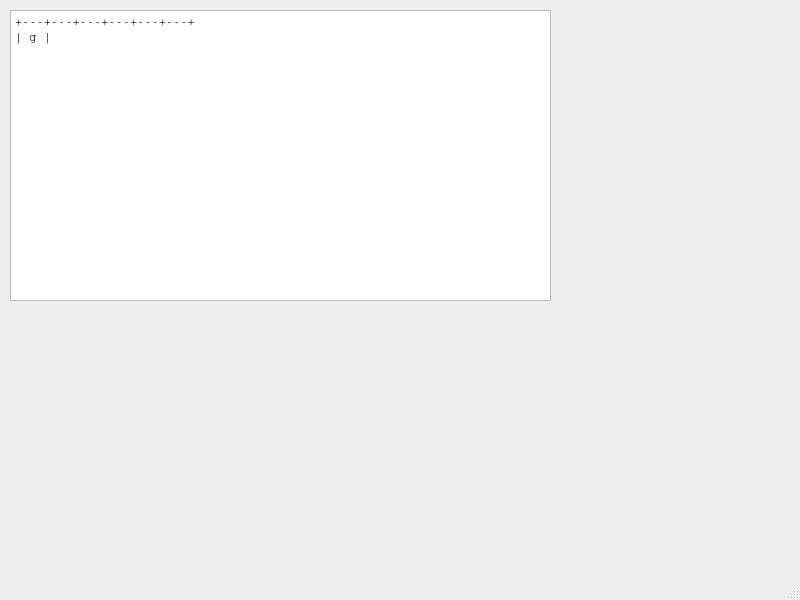
<?xml version="1.0" encoding="UTF-8"?>
<ui version="4.0">
 <class>TextWindows</class>
 <widget class="QMainWindow" name="TextWindows">
  <property name="geometry">
   <rect>
    <x>0</x>
    <y>0</y>
    <width>800</width>
    <height>600</height>
   </rect>
  </property>
  <property name="windowTitle">
   <string>MainWindow</string>
  </property>
  <widget class="QWidget" name="centralwidget">
   <property name="font">
    <font>
     <family>Courier</family>
    </font>
   </property>
   <widget class="QTextEdit" name="textEdit">
    <property name="geometry">
     <rect>
      <x>10</x>
      <y>10</y>
      <width>541</width>
      <height>291</height>
     </rect>
    </property>
    <property name="font">
     <font>
      <family>Courier New</family>
     </font>
    </property>
    <property name="html">
     <string>&lt;!DOCTYPE HTML PUBLIC &quot;-//W3C//DTD HTML 4.0//EN&quot; &quot;http://www.w3.org/TR/REC-html40/strict.dtd&quot;&gt;
&lt;html&gt;&lt;head&gt;&lt;meta name=&quot;qrichtext&quot; content=&quot;1&quot; /&gt;&lt;meta charset=&quot;utf-8&quot; /&gt;&lt;style type=&quot;text/css&quot;&gt;
p, li { white-space: pre-wrap; }
hr { height: 1px; border-width: 0; }
&lt;/style&gt;&lt;/head&gt;&lt;body style=&quot; font-family:'Courier New'; font-size:9pt; font-weight:400; font-style:normal;&quot;&gt;
&lt;p style=&quot; margin-top:0px; margin-bottom:0px; margin-left:0px; margin-right:0px; -qt-block-indent:0; text-indent:0px;&quot;&gt;&lt;span style=&quot; font-family:'Segoe UI';&quot;&gt;+---+---+---+---+---+---+&lt;/span&gt;&lt;/p&gt;
&lt;p style=&quot; margin-top:0px; margin-bottom:0px; margin-left:0px; margin-right:0px; -qt-block-indent:0; text-indent:0px;&quot;&gt;&lt;span style=&quot; font-family:'Segoe UI';&quot;&gt;| g |&lt;/span&gt;&lt;/p&gt;&lt;/body&gt;&lt;/html&gt;</string>
    </property>
    <property name="acceptRichText">
     <bool>false</bool>
    </property>
   </widget>
  </widget>
  <widget class="QMenuBar" name="menubar">
   <property name="geometry">
    <rect>
     <x>0</x>
     <y>0</y>
     <width>800</width>
     <height>20</height>
    </rect>
   </property>
  </widget>
  <widget class="QStatusBar" name="statusbar"/>
 </widget>
 <resources/>
 <connections/>
</ui>
